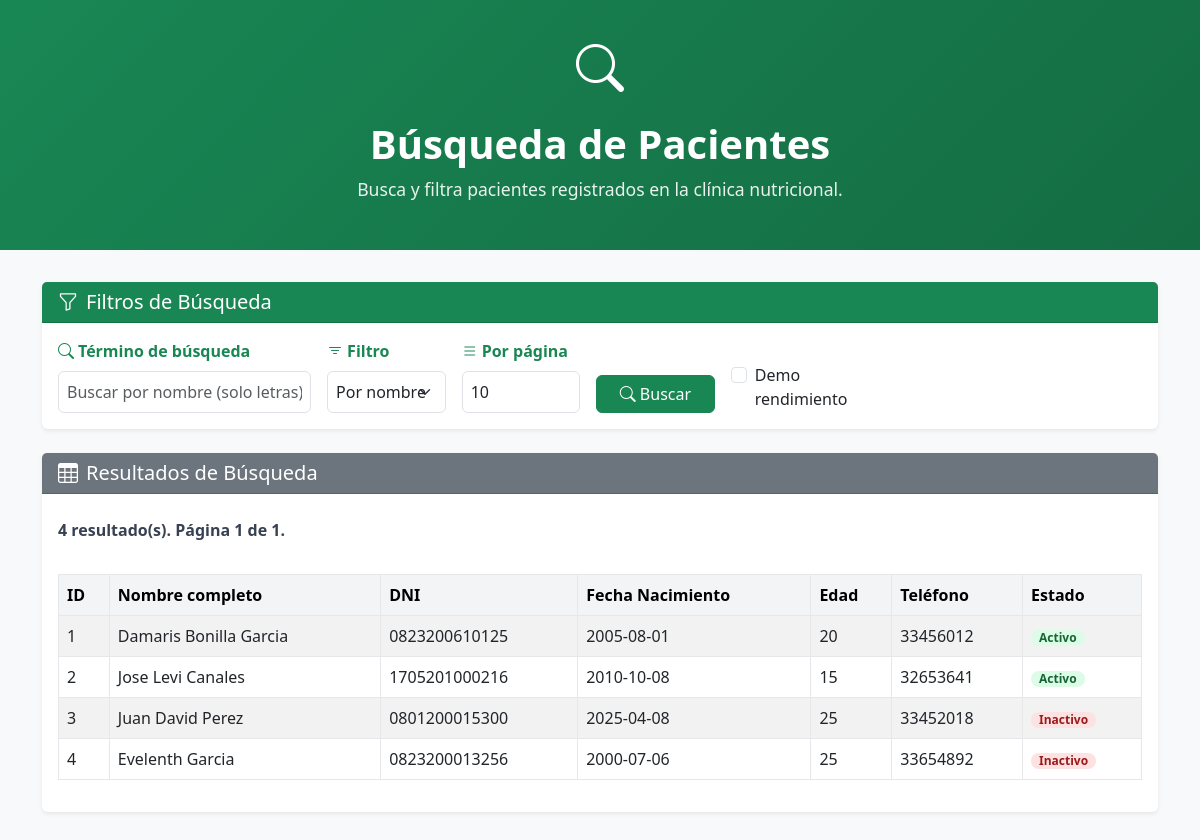
Before: /Busqueda_avanzada.php with the older database file.
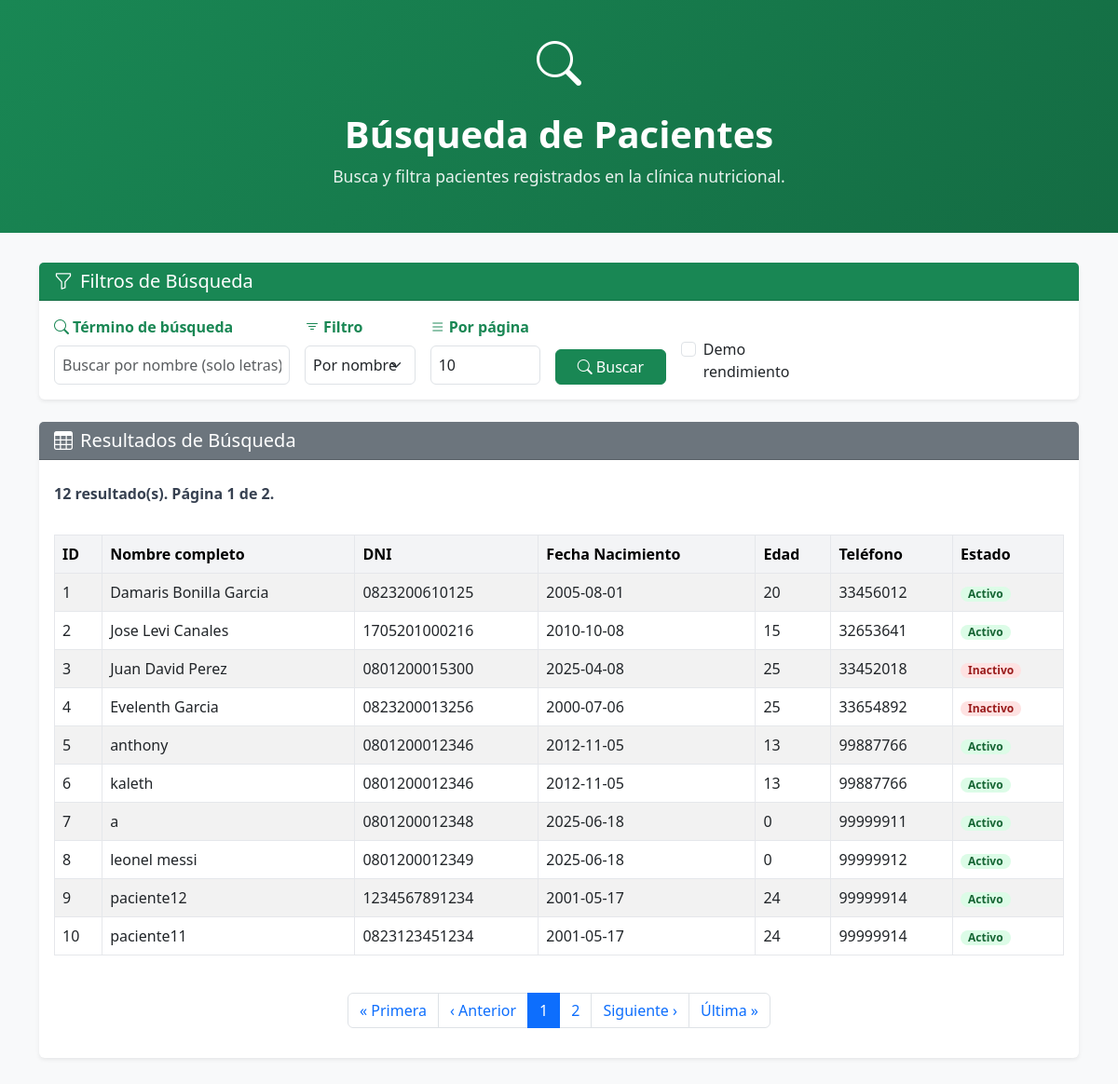
After: the same page with the newer database file.
### tables this page shows
CREATE TABLE `pacientes` (
  `id_pacientes` int(11) NOT NULL,
  `id_usuarios` int(11) NOT NULL,
  `nombre_completo` varchar(100) DEFAULT NULL,
  `DNI` varchar(20) DEFAULT NULL,
  `fecha_nacimiento` date DEFAULT NULL,
  `edad` int(11) DEFAULT NULL,
  `telefono` varchar(20) DEFAULT NULL,
  `estado` enum('Activo','Inactivo') NOT NULL DEFAULT 'Activo'
);

### Busqueda_avanzada.php (the view, shortened to what this page needs)
<?php
require_once __DIR__ . '/db_connection.php';
$ITEMS_POR_PAGINA_DEFAULT = 10;
$ITEMS_POR_PAGINA_MAX = 100;
$termino = isset($_GET['q']) ? trim($_GET['q']) : '';
$filtro  = isset($_GET['filtro']) ? $_GET['filtro'] : 'nombre';
$page    = isset($_GET['page']) ? max(1, (int)$_GET['page']) : 1;
$perPage = isset($_GET['perPage']) ? (int)$_GET['perPage'] : $ITEMS_POR_PAGINA_DEFAULT;
$perPage = $perPage > 0 ? min($perPage, $ITEMS_POR_PAGINA_MAX) : $ITEMS_POR_PAGINA_DEFAULT;
$modoDemo = isset($_GET['demo']) && $_GET['demo'] === '1';
$errores = [];
$resultados = [];
$totalRegistros = 0;
$totalPaginas = 0;
$offset = ($page - 1) * $perPage;
$filtro = ($filtro === 'dni') ? 'dni' : 'nombre';
$where = '1=1';
$params = [];
$types  = '';
$selectCampos = 'p.id_pacientes, p.nombre_completo, p.dni, p.fecha_nacimiento, p.edad, p.telefono, p.estado';
$sqlCount = "SELECT COUNT(*) AS total FROM pacientes p WHERE $where";
$stmtCount = $conexion->prepare($sqlCount);
if ($stmtCount === false) {
    $errores[] = 'Error preparando consulta COUNT: ' . $conexion->error;
} else {
    if ($stmtCount->execute()) {
        $resCount = $stmtCount->get_result();
        if ($resCount) {
            $row = $resCount->fetch_assoc();
            $totalRegistros = (int)($row['total'] ?? 0);
        }
    } else {
        $errores[] = 'Error ejecutando COUNT: ' . $stmtCount->error;
    }
}
if ($totalRegistros > 0) {
    $totalPaginas = (int)ceil($totalRegistros / $perPage);
    $sql = "SELECT $selectCampos FROM pacientes p WHERE $where ORDER BY p.id_pacientes ASC LIMIT ? OFFSET ?";
    $stmt = $conexion->prepare($sql);
    if ($stmt === false) {
        $errores[] = 'Error preparando consulta de resultados: ' . $conexion->error;
    } else {
        $typesWithLimit = $types . 'ii';
        $paramsWithLimit = $params;
        $paramsWithLimit[] = $perPage;
        $paramsWithLimit[] = $offset;
        $stmt->bind_param($typesWithLimit, ...$paramsWithLimit);
        if ($stmt->execute()) {
            $res = $stmt->get_result();
            while ($fila = $res->fetch_assoc()) {
                $resultados[] = $fila;
            }
        } else {
            $errores[] = 'Error ejecutando consulta de resultados: ' . $stmt->error;
        }
    }
}
function qs(array $data): string {
    return http_build_query(array_merge([
        'q' => isset($_GET['q']) ? $_GET['q'] : '',
        'filtro' => isset($_GET['filtro']) ? $_GET['filtro'] : 'nombre',
        'perPage' => isset($_GET['perPage']) ? $_GET['perPage'] : 10,
    ], $data));
}
?>
<!DOCTYPE html>
<html lang="es">
<head>
    <link href="https://cdn.jsdelivr.net/npm/bootstrap@5.3.0/dist/css/bootstrap.min.css" rel="stylesheet">
    <link rel="stylesheet" href="https://cdn.jsdelivr.net/npm/bootstrap-icons@1.10.0/font/bootstrap-icons.css">
</head>
<body>
    <div class="header-section">
        <div class="container text-center">
            <div class="medical-icon">
                <i class="bi bi-search"></i>
            </div>
            <h1>Búsqueda de Pacientes</h1>
            <p>Busca y filtra pacientes registrados en la clínica nutricional.</p>
        </div>
    </div>
    <div class="container mb-5">
        <div class="card">
            <div class="card-header bg-primary text-white">
                <h5 class="card-title mb-0"><i class="bi bi-funnel me-2"></i>Filtros de Búsqueda</h5>
            </div>
            <div class="card-body">
                <form method="get" class="filtros" action="">
                    <div class="row g-3 align-items-end">
                        <div class="col-md-4">
                            <label for="q" class="form-label">
                                <i class="bi bi-search me-1"></i>Término de búsqueda
                            </label>
                            <input id="q" type="text" name="q" class="form-control" placeholder="Buscar por nombre o DNI" value="<?= htmlspecialchars($termino, ENT_QUOTES, 'UTF-8') ?>" />
                        </div>
                        <div class="col-md-2">
                            <label for="filtro" class="form-label">
                                <i class="bi bi-filter me-1"></i>Filtro
                            </label>
                            <select id="filtro" name="filtro" class="form-select">
                                <option value="nombre" <?= $filtro === 'nombre' ? 'selected' : '' ?>>Por nombre</option>
                            </select>
                        </div>
                        <div class="col-md-2">
                            <label for="perPage" class="form-label">
                                <i class="bi bi-list me-1"></i>Por página
                            </label>
                            <input type="number" name="perPage" class="form-control" min="1" max="<?= (int)$ITEMS_POR_PAGINA_MAX ?>" value="<?= (int)$perPage ?>" />
                        </div>
                        <div class="col-md-2">
                            <button type="submit" class="btn btn-primary w-100">
                                <i class="bi bi-search me-1"></i>Buscar
                            </button>
                        </div>
                        <div class="col-md-2">
                            <div class="form-check">
                                <input type="checkbox" name="demo" value="1" class="form-check-input" id="demo" <?= $modoDemo ? 'checked' : '' ?> onchange="this.form.submit()" />
                                <label class="form-check-label" for="demo">Demo rendimiento</label>
                            </div>
                        </div>
                    </div>
                </form>
            </div>
        </div>
        <div class="card mt-4">
            <div class="card-header bg-secondary text-white">
                <h5 class="card-title mb-0"><i class="bi bi-table me-2"></i>Resultados de Búsqueda</h5>
            </div>
            <div class="card-body">
                <div class="resumen mb-3">
                    <strong><?= $totalRegistros ?> resultado(s). Página <?= (int)$page ?> de <?= max(1, (int)$totalPaginas) ?>.</strong>
                </div>
                <?php if (!empty($resultados)): ?>
                    <div class="table-responsive">
                        <table class="table table-striped tabla-resultados">
                            <thead class="table-light" style="color: #000000;">
                                <tr>
                                    <th>ID</th>
                                    <th>Nombre completo</th>
                                    <th>DNI</th>
                                    <th>Fecha Nacimiento</th>
                                    <th>Edad</th>
                                    <th>Teléfono</th>
                                    <th>Estado</th>
                                </tr>
                            </thead>
                            <tbody>
                                <?php foreach ($resultados as $pac): ?>
                                    <tr>
                                        <td><?= (int)$pac['id_pacientes'] ?></td>
                                        <td><?= htmlspecialchars($pac['nombre_completo'] ?? '', ENT_QUOTES, 'UTF-8') ?></td>
                                        <td><?= htmlspecialchars($pac['dni'] ?? '', ENT_QUOTES, 'UTF-8') ?></td>
                                        <td><?= htmlspecialchars($pac['fecha_nacimiento'] ?? '', ENT_QUOTES, 'UTF-8') ?></td>
                                        <td><?= htmlspecialchars((string)($pac['edad'] ?? ''), ENT_QUOTES, 'UTF-8') ?></td>
                                        <td><?= htmlspecialchars($pac['telefono'] ?? '', ENT_QUOTES, 'UTF-8') ?></td>
                                        <td><span class="badge <?= strtolower($pac['estado'] ?? '') ?>"><?= htmlspecialchars($pac['estado'] ?? '', ENT_QUOTES, 'UTF-8') ?></span></td>
                                    </tr>
                                <?php endforeach; ?>
                            </tbody>
                        </table>
                    </div>
                <?php elseif ($termino !== '' && empty($errores)): ?>
                    <div class="alert alert-warning" role="alert">
                        <i class="bi bi-exclamation-triangle-fill me-2"></i>No se encontraron resultados para el término de búsqueda.
                    </div>
                <?php else: ?>
                    <div class="alert alert-info" role="alert">
                        <i class="bi bi-info-circle-fill me-2"></i>Ingresa un término de búsqueda para comenzar.
                    </div>
                <?php endif; ?>
                <?php if ($totalPaginas > 1): ?>
                    <nav aria-label="Paginación de resultados">
                        <ul class="pagination justify-content-center mt-4">
                            <?php
                            $prevPage = max(1, $page - 1);
                            $nextPage = min($totalPaginas, $page + 1);
                            $window = 3;
                            $start = max(1, $page - $window);
                            $end = min($totalPaginas, $page + $window);
                            ?>
                            <li class="page-item">
                                <a class="page-link" href="?<?= qs(['page' => 1]) ?>" title="Primera">« Primera</a>
                            </li>
                            <li class="page-item">
                                <a class="page-link" href="?<?= qs(['page' => $prevPage]) ?>" title="Anterior">‹ Anterior</a>
                            </li>
                            <?php for ($i = $start; $i <= $end; $i++): ?>
                                <li class="page-item <?= ($i === $page) ? 'active' : '' ?>">
                                    <?php if ($i === $page): ?>
                                        <span class="page-link"><?= $i ?></span>
                                    <?php else: ?>
                                        <a class="page-link" href="?<?= qs(['page' => $i]) ?>"><?= $i ?></a>
                                    <?php endif; ?>
                                </li>
                            <?php endfor; ?>
                            <li class="page-item">
                                <a class="page-link" href="?<?= qs(['page' => $nextPage]) ?>" title="Siguiente">Siguiente ›</a>
                            </li>
                            <li class="page-item">
                                <a class="page-link" href="?<?= qs(['page' => $totalPaginas]) ?>" title="Última">Última »</a>
                            </li>
                        </ul>
                    </nav>
                <?php endif; ?>
            </div>
        </div>
    </div>
</body>
</html>

### Busqueda_avanzada.php (style rules this page uses)
body { background-color: #f8f9fa; }
.card { border: none; box-shadow: 0 0.125rem 0.25rem rgba(0, 0, 0, 0.075); }
.btn-primary { background-color: #198754; border-color: #198754; }
.bg-primary { background-color: #198754 !important; }
.form-label { font-weight: 600; color: #198754; }
.header-section { background: linear-gradient(135deg, #198754 0%, #146c43 100%); color: white; padding: 2rem 0; margin-bottom: 2rem; }
.header-section h1 { font-size: 2.5rem; font-weight: 700; }
.header-section p { font-size: 1.1rem; opacity: 0.9; }
.medical-icon { font-size: 3rem; margin-bottom: 1rem; color: #ffffff; }
.filtros { display: flex; gap: 8px; align-items: center; flex-wrap: wrap; }
.filtros input[type="text"] { flex: 1 1 320px; padding: 8px; }
.filtros select, .filtros input[type="number"] { padding: 8px; }
.tabla-resultados { width: 100%; border-collapse: collapse; margin-top: 16px; }
.tabla-resultados th, .tabla-resultados td { border: 1px solid #e5e7eb; padding: 8px; text-align: left; }
.tabla-resultados th { background: #f3f4f6; }
.resumen { color: #374151; margin-top: 8px; }
.badge { display: inline-block; padding: 2px 8px; border-radius: 12px; font-size: 12px; background: #e5e7eb; }
.badge.activo { background: #dcfce7; color: #166534; }
.badge.inactivo { background: #fee2e2; color: #991b1b; }

Changed rows visible on the page:
added pacientes: id_pacientes "5", nombre_completo "anthony", DNI "0801200012346", fecha_nacimiento "2012-11-05", edad "13", telefono "99887766", estado "Activo"
added pacientes: id_pacientes "6", nombre_completo "kaleth", DNI "0801200012346", fecha_nacimiento "2012-11-05", edad "13", telefono "99887766", estado "Activo"
added pacientes: id_pacientes "7", nombre_completo "a", DNI "0801200012348", fecha_nacimiento "2025-06-18", edad "0", telefono "99999911", estado "Activo"
added pacientes: id_pacientes "8", nombre_completo "leonel messi", DNI "0801200012349", fecha_nacimiento "2025-06-18", edad "0", telefono "99999912", estado "Activo"
added pacientes: id_pacientes "9", nombre_completo "paciente12", DNI "1234567891234", fecha_nacimiento "2001-05-17", edad "24", telefono "99999914", estado "Activo"
added pacientes: id_pacientes "10", nombre_completo "paciente11", DNI "0823123451234", fecha_nacimiento "2001-05-17", edad "24", telefono "99999914", estado "Activo"
Other visible differences:
$totalRegistros: "4" → "12"
max(1, (int)$totalPaginas): "1" → "2"
text now shown: "« Primera ‹ Anterior Siguiente › Última »"
new list line: "1"
new list line: "2"
